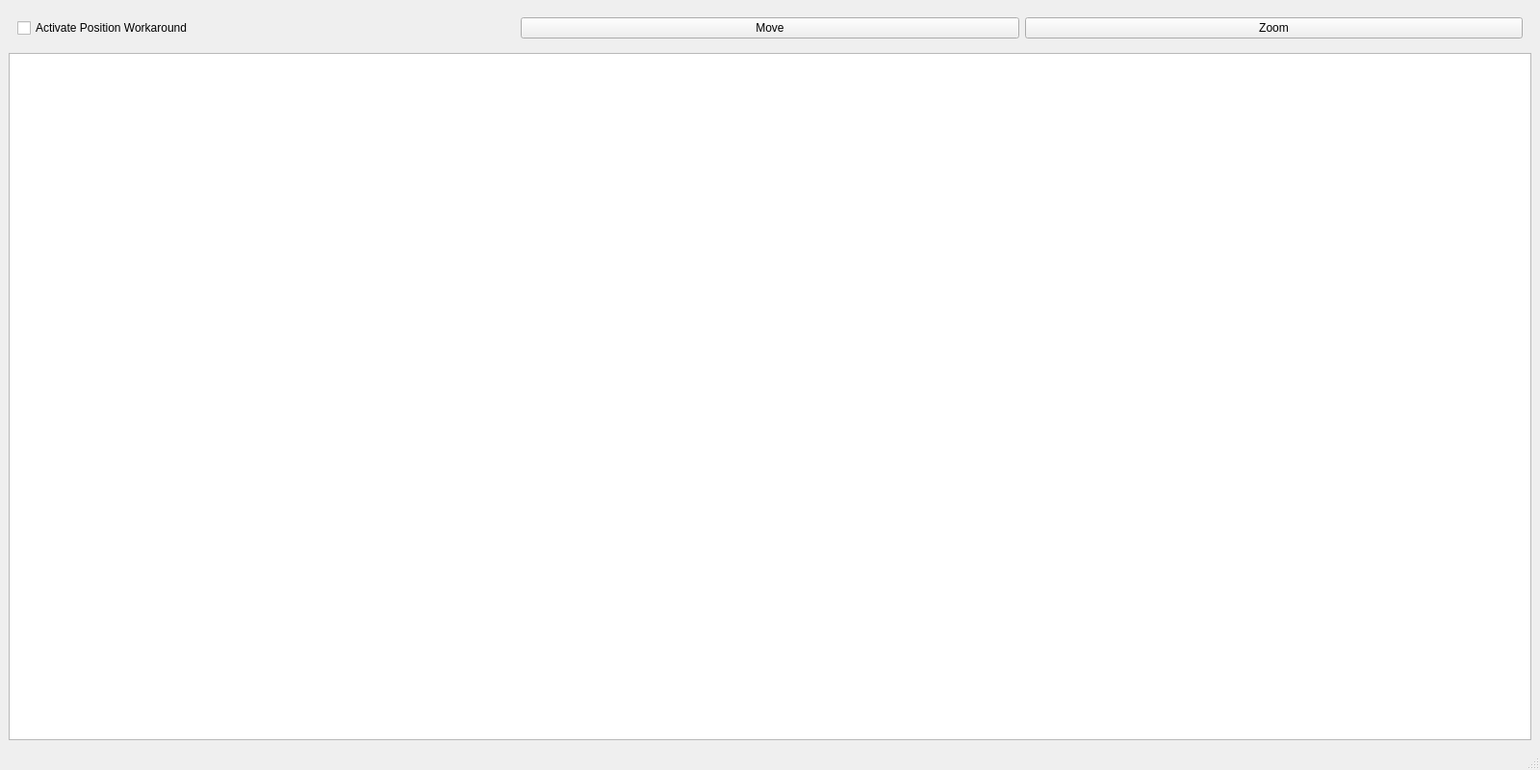
<?xml version="1.0" encoding="UTF-8"?>
<ui version="4.0">
 <class>MainWindow</class>
 <widget class="QMainWindow" name="MainWindow">
  <property name="geometry">
   <rect>
    <x>0</x>
    <y>0</y>
    <width>1600</width>
    <height>800</height>
   </rect>
  </property>
  <property name="windowTitle">
   <string>MainWindow</string>
  </property>
  <widget class="QWidget" name="centralwidget">
   <layout class="QVBoxLayout" name="verticalLayout">
    <item>
     <widget class="QWidget" name="widget" native="true">
      <layout class="QHBoxLayout" name="horizontalLayout">
       <item>
        <widget class="QCheckBox" name="posWorkaround">
         <property name="text">
          <string>Activate Position Workaround</string>
         </property>
        </widget>
       </item>
       <item>
        <widget class="QPushButton" name="moveButton">
         <property name="text">
          <string>Move</string>
         </property>
         <property name="checkable">
          <bool>true</bool>
         </property>
        </widget>
       </item>
       <item>
        <widget class="QPushButton" name="zoomButton">
         <property name="text">
          <string>Zoom</string>
         </property>
         <property name="checkable">
          <bool>true</bool>
         </property>
        </widget>
       </item>
      </layout>
     </widget>
    </item>
    <item>
     <widget class="QGraphicsView" name="graphicsView"/>
    </item>
   </layout>
  </widget>
  <widget class="QMenuBar" name="menubar">
   <property name="geometry">
    <rect>
     <x>0</x>
     <y>0</y>
     <width>1600</width>
     <height>30</height>
    </rect>
   </property>
  </widget>
  <widget class="QStatusBar" name="statusbar"/>
 </widget>
 <resources/>
 <connections/>
</ui>
